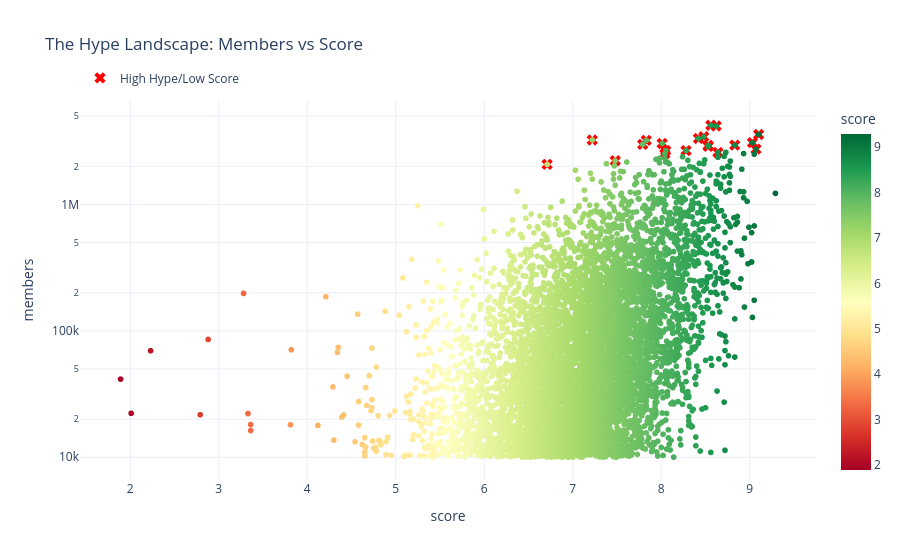

The notebook cell this image was saved under:
### Markdown cell above
## Chapter 2: The Hype Factor 💥

**The Hypothesis**: "A big name attracts people (Members), but only quality keeps them (Score)."

We analyze the **Members/Score** ratio.
- A high number of members with a mediocre score indicates **Disappointed Hype**.
- We look for titles where expectations were sky-high but the result was... questionable.

### Code cell
# Filter for relevant anime (exclude extremely niche ones to avoid noise)
df_analysis = df[df['members'] > 10000].copy()

# Calculate Hype Ratio (Members per Score point)
df_analysis['hype_ratio'] = df_analysis['members'] / df_analysis['score']

# Identify High Hype, Low Score (The Flops)
top_hype_flops = df_analysis.sort_values(by='hype_ratio', ascending=False).head(20)

fig = px.scatter(df_analysis, x='score', y='members', 
                 hover_name='title', 
                 title='The Hype Landscape: Members vs Score',
                 color='score',
                 color_continuous_scale='RdYlGn',
                 log_y=True)

# Highlight the "Flops"
fig.add_trace(go.Scatter(x=top_hype_flops['score'], y=top_hype_flops['members'],
                         mode='markers',
                         marker=dict(color='red', size=10, symbol='x'),
                         name='High Hype/Low Score'))

# Move the legend to the top-left to avoid overlapping
fig.update_layout(
    legend=dict(
        orientation="h",   # Horizontal legend
        yanchor="bottom",
        y=1.02,             # Positioned above the plot
        xanchor="left",
        x=0                 # Aligned to the left
    ),
    template='plotly_white'
)

fig.show()

### Figure 1 — Plotly figure (JSON) as saved in the notebook; plotly's stock layout.template omitted (floating-point values rounded to 4 significant figures; data arrays with more than 128 entries replaced by an {"elided": "..."} marker saying what was removed)
{"data": [{"hovertemplate": "<b>%{hovertext}</b><br><br>score=%{marker.color}<br>members=%{y}<extra></extra>", "hovertext": {"elided": "7009 str values"}, "legendgroup": "", "marker": {"color": {"elided": "7009 float values"}, "coloraxis": "coloraxis", "symbol": "circle"}, "mode": "markers", "name": "", "showlegend": false, "type": "scattergl", "x": {"elided": "7009 float values"}, "xaxis": "x", "y": {"elided": "7009 int values"}, "yaxis": "y"}, {"marker": {"color": "red", "size": 10, "symbol": "x"}, "mode": "markers", "name": "High Hype/Low Score", "type": "scatter", "x": [8.56, 8.62, 7.22, 7.83, 8.48, 8.42, 9.1, 7.79, 8.01, 8.53, 9.03, 8.53, 8.83, 8.05, 8.28, 8.04, 6.71, 9.07, 8.64, 7.48], "y": [4230312, 4170767, 3232300, 3212739, 3430848, 3323322, 3576199, 2984661, 3035328, 2928620, 3080867, 2880058, 2942216, 2664279, 2668197, 2513139, 2073116, 2737090, 2574214, 2215777]}], "layout": {"coloraxis": {"colorbar": {"title": {"text": "score"}}, "colorscale": [[0, "rgb(165,0,38)"], [0.1, "rgb(215,48,39)"], [0.2, "rgb(244,109,67)"], [0.3, "rgb(253,174,97)"], [0.4, "rgb(254,224,139)"], [0.5, "rgb(255,255,191)"], [0.6, "rgb(217,239,139)"], [0.7, "rgb(166,217,106)"], [0.8, "rgb(102,189,99)"], [0.9, "rgb(26,152,80)"], [1, "rgb(0,104,55)"]]}, "legend": {"orientation": "h", "tracegroupgap": 0, "x": 0, "xanchor": "left", "y": 1.02, "yanchor": "bottom"}, "title": {"text": "The Hype Landscape: Members vs Score"}, "xaxis": {"anchor": "y", "domain": [0, 1], "title": {"text": "score"}}, "yaxis": {"anchor": "x", "domain": [0, 1], "title": {"text": "members"}, "type": "log"}}}
